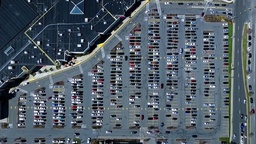
#> input picture test_images/scene1380.jpg, 256 x 144 px, shrunk from 1280 x 720 before the run
$ python '卷积效果展示.py' --image test_images/scene1380.jpg
#> lines starting #> are read from the running program, lines starting #| are printed output that depends on the picture
from skimage.exposure import rescale_intensity
import numpy as np
import argparse
import cv2
def convolve(image,kernel):
#输入图像和核的尺寸
    (iH,iW)=image.shape[:2]
    (kH, kW)=kernel.shape[:2]
    #选择pad,卷积后图像大小不变
    pad = (kW - 1) // 2
    #重复最后一个元素,top,bottom,left,right
    image = cv2.copyMakeBorder(image, pad,pad,pad,pad,
    cv2.BORDER_REPLICATE)
    output=np.zeros((iH,iW),dtype="float32")
    #卷积操作
    for y in np.arange(pad,iH + pad):
        for x in np.arange(pad,iW + pad):
    #提取每一个卷积区域
            roi = image[y - pad:y + pad + 1, x - pad:x + pad + 1]
    #内积运算
            k = (roi * kernel).sum()
    #保存相应的结果
            output[y-pad,x-pad]=k
            #将得到的结果放到[0,255]
    output = rescale_intensity(output,in_range=(0,255))
    output=(output*255).astype("uint8")
    return output
#排宝输入圈像
ap = argparse.ArgumentParser()
ap.add_argument("-i", "--image", required=True,
help="pathtotheinputimage")
args=vars(ap.parse_args())
#分别构建两个普积核
smallBlur = np.ones((7,7),dtype="float") * (1.0/(7 * 7))
largeBlur = np.ones((21,21),dtype="float") * (1.0/(21* 21))
#尝试不同的卷积核
sharpen=np.array((
[0,-1,0],
[-1,5, -1],
[0,-1,0]),dtype="int")
laplacian = np.array((
[0,1,0],
[1, -4,1],
[0,1,0]),dtype="int")
sobelx=np.array((
[-1,0,1],
[-2,0,2],
[-1,0,1]),dtype="int")
sobely=np.array((
[-1,-2,-1],
[0,0,0],
[1,2,1]),dtype="int")
#尝试不同结果
kernelBank = (
("small_blur",smallBlur),
("Large_blur",largeBlur),
("sharpen",sharpen),
("Laplacian",laplacian),
("sobel_x",sobelx),
("sobel_y",sobely)
)
# 前单起见,川灰度图来玩
image=cv2.imread(args["image"])
#> image is the input picture: shape (144, 256, 3); mean B, G, R 104.1, 92.8, 81.3
gray=cv2.cvtColor(image,cv2.COLOR_BGR2GRAY)
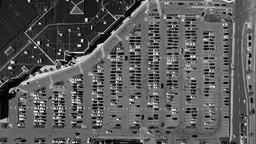
#> gray: shape (144, 256); min 0, max 253, mean 90.7
#遍历每一个核
for (kernelName,kernel) in kernelBank:
    print("[INFO] applying {} kernel".format(kernelName))
    convoleOutput=convolve(gray,kernel)
    #-1表示深度一致
    opencvOutput=cv2.filter2D(gray,-1,kernel)
    #分别展示结果
    cv2.imshow("original",gray)
    cv2.imshow("{} - convole".format(kernelName), convoleOutput)
    cv2.imshow("{}-opency".format(kernelName),opencvOutput)
    cv2.waitKey(0)
    cv2.destroyAllWindows()
#> this loop made 6 passes
#> pass 1, in convolve, `image = cv2.copyMakeBorder(image, pad,pad,pad,pad, cv2.BORDER_REPLICATE)`:
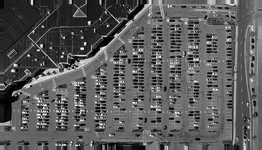
#> image: shape (150, 262); min 0, max 253, mean 90
#> pass 1, `convoleOutput=convolve(gray,kernel)`:
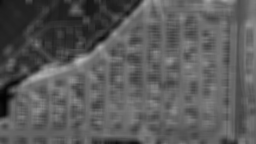
#> convoleOutput: shape (144, 256); min 3, max 186, mean 90.1
#> pass 2, in convolve (call 2), `image = cv2.copyMakeBorder(image, pad,pad,pad,pad, cv2.BORDER_REPLICATE)`:
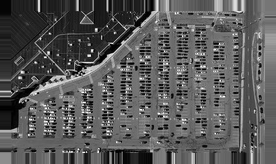
#> image: shape (164, 276); min 0, max 253, mean 88.7
